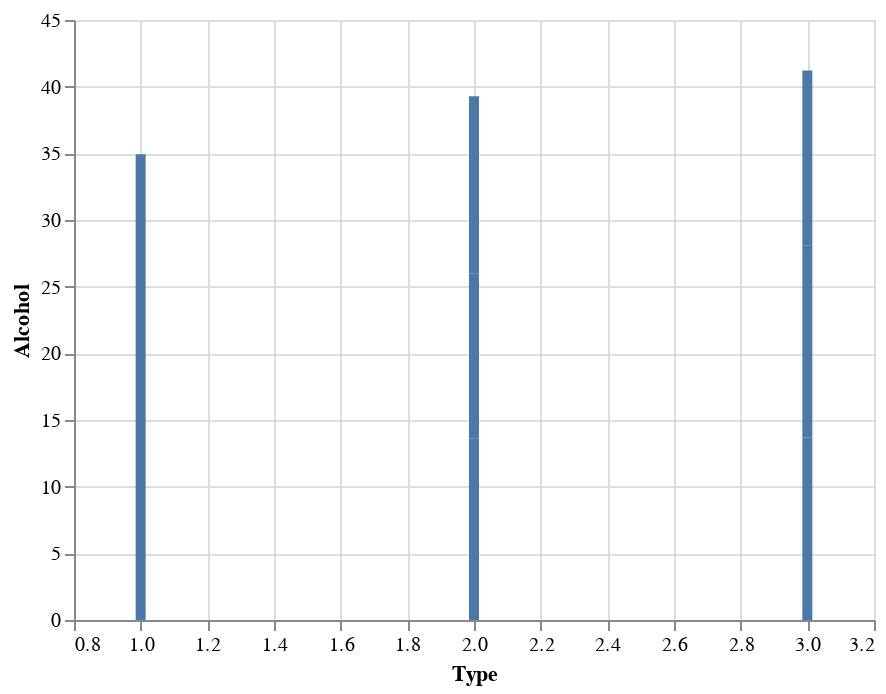

Notebook code cell kept with this figure:
### Code cell
# prompt: Using dataframe df: bar

import altair as alt
alt.Chart(df).mark_bar().encode(x='Type', y='Alcohol')

### Figure 1 — Vega-Lite specification as saved in the notebook (floating-point values rounded to 4 significant figures)
{"config": {"view": {"continuousWidth": 400, "continuousHeight": 300}}, "data": {"name": "data-9ca30a17423d7ac0d933f43636e62ac4"}, "mark": "bar", "encoding": {"x": {"field": "Type", "type": "quantitative"}, "y": {"field": "Alcohol", "type": "quantitative"}}, "$schema": "https://vega.github.io/schema/vega-lite/v4.17.0.json", "datasets": {"data-9ca30a17423d7ac0d933f43636e62ac4": [{"Type": 1, "Alcohol": 11.62}, {"Type": 2, "Alcohol": 13.64}, {"Type": 3, "Alcohol": 13.69}, {"Type": 1, "Alcohol": 11.03}, {"Type": 2, "Alcohol": 12.37}, {"Type": 3, "Alcohol": 14.37}, {"Type": 1, "Alcohol": 12.29}, {"Type": 2, "Alcohol": 13.27}, {"Type": 3, "Alcohol": 13.16}]}}
